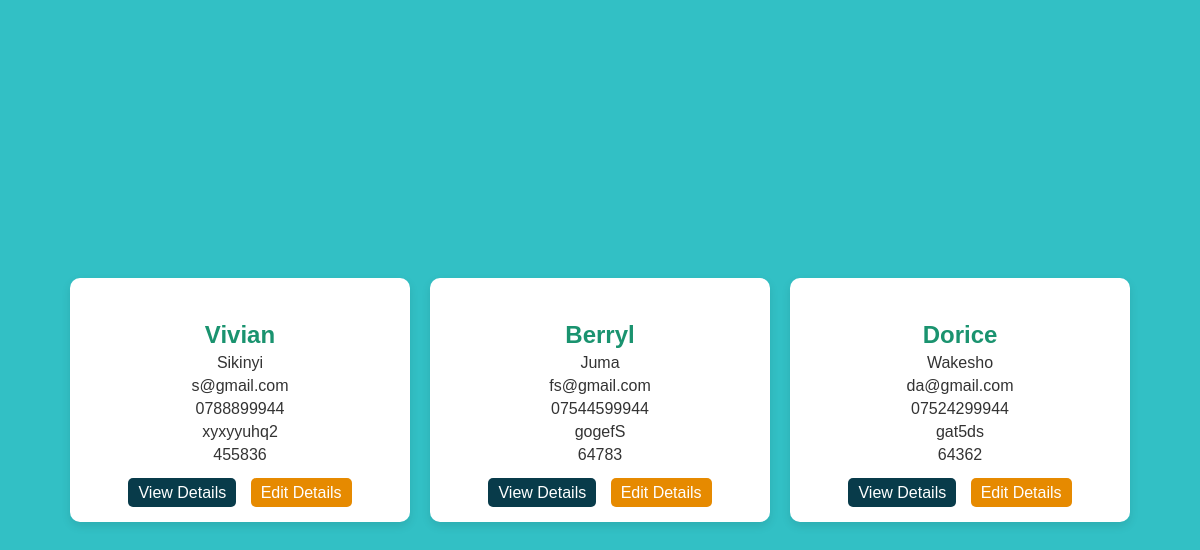
Screenshot of /customer/customers/list with the database file from the repository.
### customer/models.py (models this page shows, shortened)
class Customer(models.Model):
    user = models.OneToOneField(User,null= True,on_delete=models.CASCADE)
    firstname=models.CharField(max_length=42)
    lastname=models.CharField(max_length=42)
    email=models.EmailField(max_length=12)
    phonenumber=models.CharField(max_length=20)
    password = models.CharField(max_length=10)
    address=models.CharField(max_length=32)

### customer/views.py (the view)
# urls.py: path("customers/list",customer_list_view,name ="customer_list_view"),
def customer_list_view(request):
    customers = Customer.objects.all()
    return render(request,"customer/customers_list.html",{"customers":customers})

### templates/customer/customers_list.html (shortened to what this page needs)
<!DOCTYPE html>
<html lang="en">
<head>
</head>
<body>
    <div class="customer-container">
        {% for customer in customers %}
        <div class="customer">
            <p class="customer-title">{{ customer.firstname }}</p>
            <p>{{ customer.lastname }}</p>
            <p>{{ customer.email }}</p>
            <p>{{ customer.phonenumber }}</p>
            <p>{{ customer.password }}</p>
            <p>{{ customer.address }}</p>
            <div class="customer-buttons">
                <a href="{% url 'customer_detail_view' id=customer.id %}">View Details</a>
                <a href="{% url 'customer_update_view' id=customer.id %}" class="edit">Edit Details</a>
            </div>
        </div>
        {% endfor %}
    </div>
</body>
</html>

### templates/customer/customers_list.html (style rules this page uses)
body { font-family: Arial, sans-serif; background-color: #32c0c5; margin: 0; padding: 0; display: flex; justify-content: center; align-items: center; min-height: 100vh; }
.customer-container { display: flex; flex-wrap: wrap; justify-content: center; gap: 20px; }
.customer { background-color: #fff; border-radius: 10px; box-shadow: 0px 4px 10px rgba(0, 0, 0, 0.1); padding: 20px; text-align: center; width: 300px; }
.customer-title { font-size: 1.5rem; font-weight: bold; color: #1a936f; margin-bottom: 5px; }
p { color: #333; margin: 5px 0; }
.customer-buttons { margin-top: 20px; }
a { background-color: #083b4a; color: white; text-decoration: none; padding: 6px 10px; border-radius: 5px; transition: background-color 0.3s; }
a.edit { background-color: #e68a00; margin-left: 10px; }

### rows the page displays
Customer: firstname "Vivian", lastname "Sikinyi", email "s@gmail.com", phonenumber "0788899944", password "xyxyyuhq2", address "455836"
Customer: firstname "Berryl", lastname "Juma", email "fs@gmail.com", phonenumber "07544599944", password "gogefS", address "64783"
Customer: firstname "Dorice", lastname "Wakesho", email "da@gmail.com", phonenumber "07524299944", password "gat5ds", address "64362"
